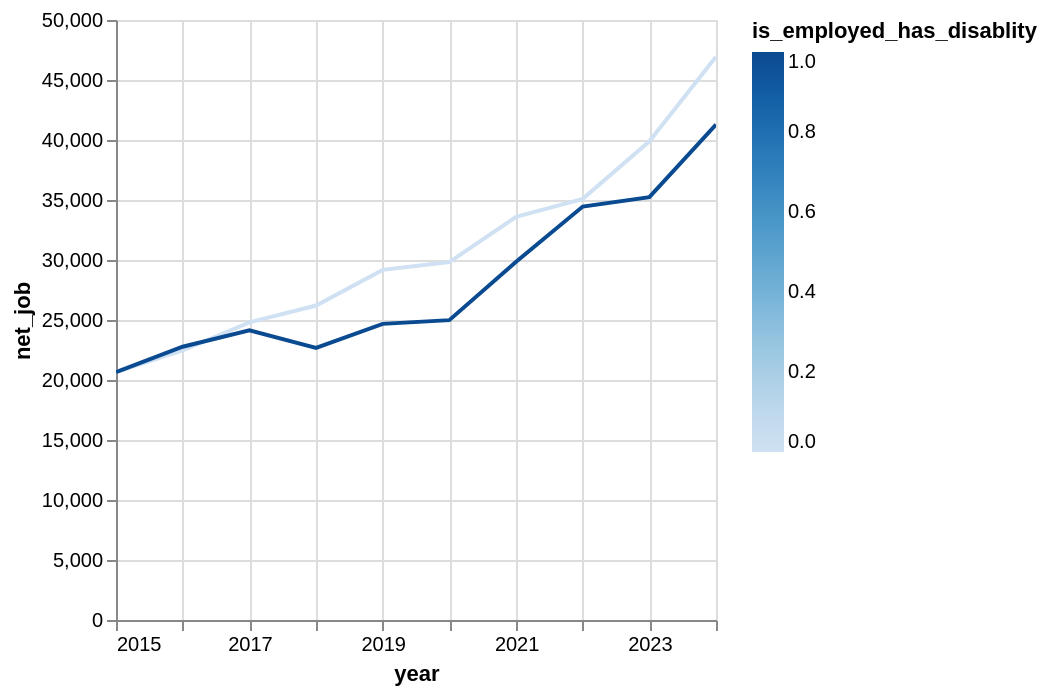

Notebook cell for this chart:
### Code cell
(
    working_data
        .filter(~pl.col('idind').is_in(ids_to_exclude_0 + ids_to_exclude_1))
        .with_columns(pl.col('year').cast(pl.Int32).cast(pl.String).str.to_date("%Y"))
        .group_by(['year', 'is_employed_has_disablity']).agg(pl.col('net_job').mean())
).plot.line(x='year', y='net_job', color='is_employed_has_disablity')

### Figure 1 — Vega specification as saved in the notebook (floating-point values rounded to 4 significant figures)
{"$schema": "https://vega.github.io/schema/vega/v6.json", "data": [{"name": "param_1e9efca18e7a2868_store"}, {"name": "source_0", "values": [{"year": "2020-01-01T00:00:00.000", "is_employed_has_disablity": 0, "net_job": 29830.0}, {"year": "2022-01-01T00:00:00.000", "is_employed_has_disablity": 0, "net_job": 35090.0}, {"year": "2019-01-01T00:00:00.000", "is_employed_has_disablity": 1, "net_job": 24680.0}, {"year": "2017-01-01T00:00:00.000", "is_employed_has_disablity": 0, "net_job": 24800.0}, {"year": "2021-01-01T00:00:00.000", "is_employed_has_disablity": 1, "net_job": 29860.0}, {"year": "2015-01-01T00:00:00.000", "is_employed_has_disablity": 1, "net_job": 20650.0}, {"year": "2018-01-01T00:00:00.000", "is_employed_has_disablity": 1, "net_job": 22670.0}, {"year": "2019-01-01T00:00:00.000", "is_employed_has_disablity": 0, "net_job": 29180.0}, {"year": "2016-01-01T00:00:00.000", "is_employed_has_disablity": 1, "net_job": 22770.0}, {"year": "2023-01-01T00:00:00.000", "is_employed_has_disablity": 0, "net_job": 39890.0}, {"year": "2022-01-01T00:00:00.000", "is_employed_has_disablity": 1, "net_job": 34450.0}, {"year": "2024-01-01T00:00:00.000", "is_employed_has_disablity": 1, "net_job": 41290.0}, {"year": "2015-01-01T00:00:00.000", "is_employed_has_disablity": 0, "net_job": 20670.0}, {"year": "2018-01-01T00:00:00.000", "is_employed_has_disablity": 0, "net_job": 26210.0}, {"year": "2020-01-01T00:00:00.000", "is_employed_has_disablity": 1, "net_job": 24990.0}, {"year": "2016-01-01T00:00:00.000", "is_employed_has_disablity": 0, "net_job": 22460.0}, {"year": "2024-01-01T00:00:00.000", "is_employed_has_disablity": 0, "net_job": 46930.0}, {"year": "2017-01-01T00:00:00.000", "is_employed_has_disablity": 1, "net_job": 24130.0}, {"year": "2021-01-01T00:00:00.000", "is_employed_has_disablity": 0, "net_job": 33610.0}, {"year": "2023-01-01T00:00:00.000", "is_employed_has_disablity": 1, "net_job": 35240.0}], "transform": [{"type": "formula", "expr": "toDate(datum['year'])", "as": "year"}]}, {"name": "source_0_y_domain_net_job", "values": [{"min": 20650.0, "max": 46930.0}]}, {"name": "source_0_color_domain_is_employed_has_disablity", "values": [{"min": 0, "max": 1}]}], "signals": [{"name": "unit", "value": {}, "on": [{"events": "pointermove", "update": "isTuple(group()) ? group() : unit"}]}, {"name": "param_1e9efca18e7a2868", "update": "vlSelectionResolve(\"param_1e9efca18e7a2868_store\", \"union\")"}, {"name": "param_1e9efca18e7a2868_year", "on": [{"events": [{"source": "view", "type": "dblclick"}], "update": "null"}, {"events": {"signal": "param_1e9efca18e7a2868_translate_delta"}, "update": "panLinear(param_1e9efca18e7a2868_translate_anchor.extent_x, -param_1e9efca18e7a2868_translate_delta.x / width)"}, {"events": {"signal": "param_1e9efca18e7a2868_zoom_delta"}, "update": "zoomLinear(domain(\"x\"), param_1e9efca18e7a2868_zoom_anchor.x, param_1e9efca18e7a2868_zoom_delta)"}]}, {"name": "param_1e9efca18e7a2868_net_job", "on": [{"events": [{"source": "view", "type": "dblclick"}], "update": "null"}, {"events": {"signal": "param_1e9efca18e7a2868_translate_delta"}, "update": "panLinear(param_1e9efca18e7a2868_translate_anchor.extent_y, param_1e9efca18e7a2868_translate_delta.y / height)"}, {"events": {"signal": "param_1e9efca18e7a2868_zoom_delta"}, "update": "zoomLinear(domain(\"y\"), param_1e9efca18e7a2868_zoom_anchor.y, param_1e9efca18e7a2868_zoom_delta)"}]}, {"name": "param_1e9efca18e7a2868_tuple", "on": [{"events": [{"signal": "param_1e9efca18e7a2868_year || param_1e9efca18e7a2868_net_job"}], "update": "param_1e9efca18e7a2868_year && param_1e9efca18e7a2868_net_job ? {unit: \"\", fields: param_1e9efca18e7a2868_tuple_fields, values: [param_1e9efca18e7a2868_year,param_1e9efca18e7a2868_net_job]} : null"}]}, {"name": "param_1e9efca18e7a2868_tuple_fields", "value": [{"field": "year", "channel": "x", "type": "R"}, {"field": "net_job", "channel": "y", "type": "R"}]}, {"name": "param_1e9efca18e7a2868_translate_anchor", "value": {}, "on": [{"events": [{"source": "scope", "type": "pointerdown"}], "update": "{x: x(unit), y: y(unit), extent_x: domain(\"x\"), extent_y: domain(\"y\")}"}]}, {"name": "param_1e9efca18e7a2868_translate_delta", "value": {}, "on": [{"events": [{"source": "window", "between": [{"source": "scope", "type": "pointerdown"}, {"source": "window", "type": "pointerup"}], "type": "pointermove", "consume": true}], "update": "{x: param_1e9efca18e7a2868_translate_anchor.x - x(unit), y: param_1e9efca18e7a2868_translate_anchor.y - y(unit)}"}]}, {"name": "param_1e9efca18e7a2868_zoom_anchor", "on": [{"events": [{"source": "scope", "type": "wheel", "consume": true}], "update": "{x: invert(\"x\", x(unit)), y: invert(\"y\", y(unit))}"}]}, {"name": "param_1e9efca18e7a2868_zoom_delta", "on": [{"events": [{"source": "scope", "type": "wheel", "consume": true}], "update": "pow(1.001, event.deltaY * pow(16, event.deltaMode))", "force": true}]}, {"name": "param_1e9efca18e7a2868_modify", "on": [{"events": {"signal": "param_1e9efca18e7a2868_tuple"}, "update": "modify(\"param_1e9efca18e7a2868_store\", param_1e9efca18e7a2868_tuple, true)"}]}], "marks": [{"type": "group", "name": "pathgroup", "from": {"facet": {"data": "source_0", "name": "faceted_path_main", "groupby": ["is_employed_has_disablity"]}}, "encode": {"update": {"width": {"field": {"signal": null, "datum": null, "group": "width", "parent": null}}, "height": {"field": {"signal": null, "datum": null, "group": "height", "parent": null}}}}, "marks": [{"type": "line", "name": "marks", "from": {"data": "faceted_path_main"}, "sort": {"field": "x"}, "encode": {"update": {"x": {"field": "year", "scale": "x"}, "y": {"field": "net_job", "scale": "y"}, "defined": {"signal": "isValid(datum[\"year\"]) && isFinite(+datum[\"year\"]) && isValid(datum[\"net_job\"]) && isFinite(+datum[\"net_job\"]) && isValid(datum[\"is_employed_has_disablity\"]) && isFinite(+datum[\"is_employed_has_disablity\"])"}, "tooltip": {"signal": "{\"year\": timeFormat(datum[\"year\"], \"%b %d, %Y\"), \"net_job\": format(datum[\"net_job\"], \"\"), \"is_employed_has_disablity\": format(datum[\"is_employed_has_disablity\"], \"\")}"}, "stroke": {"field": "is_employed_has_disablity", "scale": "color"}}}, "style": ["line"], "clip": true, "interactive": true}]}], "scales": [{"name": "x", "type": "time", "domain": {"data": "source_0", "field": "year"}, "range": [0, {"signal": "width"}], "domainRaw": {"signal": "param_1e9efca18e7a2868[\"year\"]"}}, {"name": "y", "type": "linear", "domain": [{"signal": "(data(\"source_0_y_domain_net_job\")[0] || {}).min"}, {"signal": "(data(\"source_0_y_domain_net_job\")[0] || {}).max"}], "range": [{"signal": "height"}, 0], "domainRaw": {"signal": "param_1e9efca18e7a2868[\"net_job\"]"}, "nice": true, "zero": true}, {"name": "color", "type": "linear", "domain": [{"signal": "(data(\"source_0_color_domain_is_employed_has_disablity\")[0] || {}).min"}, {"signal": "(data(\"source_0_color_domain_is_employed_has_disablity\")[0] || {}).max"}], "range": "ramp", "interpolate": "hcl", "zero": false}], "axes": [{"scale": "x", "maxExtent": 0, "aria": false, "domain": false, "grid": true, "gridScale": "y", "ticks": false, "tickCount": {"signal": "ceil(width/40)"}, "orient": "bottom", "minExtent": 0, "zindex": 0, "labels": false}, {"scale": "y", "labels": false, "minExtent": 0, "gridScale": "x", "tickCount": {"signal": "ceil(height/40)"}, "orient": "left", "grid": true, "domain": false, "aria": false, "ticks": false, "maxExtent": 0, "zindex": 0}, {"scale": "x", "labelOverlap": true, "labelFlush": true, "tickCount": {"signal": "ceil(width/40)"}, "orient": "bottom", "grid": false, "title": "year", "zindex": 0}, {"scale": "y", "labelOverlap": true, "zindex": 0, "tickCount": {"signal": "ceil(height/40)"}, "orient": "left", "title": "net_job", "grid": false}], "padding": 5, "background": "white", "style": "cell", "width": 300, "legends": [{"stroke": "color", "gradientLength": {"signal": "clamp(height, 64, 200)"}, "title": "is_employed_has_disablity"}], "height": 300}
